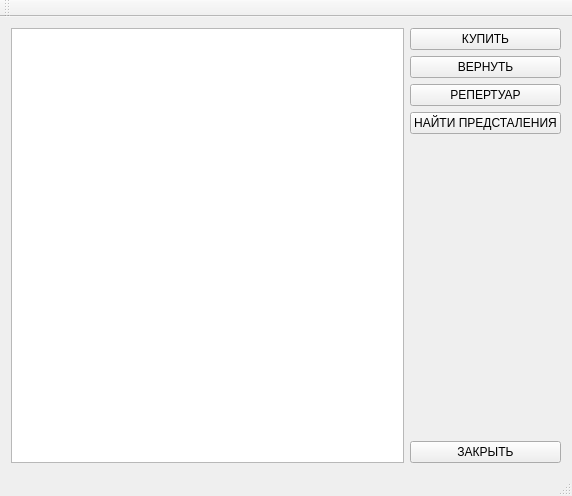
<?xml version="1.0" encoding="UTF-8"?>
<ui version="4.0">
 <class>QtDataBaseClass</class>
 <widget class="QMainWindow" name="QtDataBaseClass">
  <property name="geometry">
   <rect>
    <x>0</x>
    <y>0</y>
    <width>572</width>
    <height>496</height>
   </rect>
  </property>
  <property name="windowTitle">
   <string>Театральная касса</string>
  </property>
  <widget class="QWidget" name="centralWidget">
   <layout class="QGridLayout" name="gridLayout">
    <item row="0" column="0">
     <widget class="QTableView" name="tableView"/>
    </item>
    <item row="0" column="1">
     <layout class="QVBoxLayout" name="verticalLayout">
      <item>
       <widget class="QPushButton" name="pushButton">
        <property name="text">
         <string>КУПИТЬ</string>
        </property>
       </widget>
      </item>
      <item>
       <widget class="QPushButton" name="pushButton_2">
        <property name="text">
         <string>ВЕРНУТЬ</string>
        </property>
       </widget>
      </item>
      <item>
       <widget class="QPushButton" name="repertoire">
        <property name="text">
         <string>РЕПЕРТУАР</string>
        </property>
       </widget>
      </item>
      <item>
       <widget class="QPushButton" name="pushButton_3">
        <property name="text">
         <string>НАЙТИ ПРЕДСТАЛЕНИЯ</string>
        </property>
       </widget>
      </item>
      <item>
       <spacer name="verticalSpacer">
        <property name="orientation">
         <enum>Qt::Vertical</enum>
        </property>
        <property name="sizeHint" stdset="0">
         <size>
          <width>20</width>
          <height>40</height>
         </size>
        </property>
       </spacer>
      </item>
      <item>
       <widget class="QPushButton" name="pushButton_4">
        <property name="text">
         <string>ЗАКРЫТЬ</string>
        </property>
       </widget>
      </item>
     </layout>
    </item>
   </layout>
  </widget>
  <widget class="QMenuBar" name="menuBar">
   <property name="geometry">
    <rect>
     <x>0</x>
     <y>0</y>
     <width>572</width>
     <height>21</height>
    </rect>
   </property>
  </widget>
  <widget class="QToolBar" name="mainToolBar">
   <attribute name="toolBarArea">
    <enum>TopToolBarArea</enum>
   </attribute>
   <attribute name="toolBarBreak">
    <bool>false</bool>
   </attribute>
  </widget>
  <widget class="QStatusBar" name="statusBar"/>
 </widget>
 <layoutdefault spacing="6" margin="11"/>
 <tabstops>
  <tabstop>pushButton</tabstop>
  <tabstop>pushButton_2</tabstop>
  <tabstop>repertoire</tabstop>
  <tabstop>pushButton_3</tabstop>
  <tabstop>pushButton_4</tabstop>
  <tabstop>tableView</tabstop>
 </tabstops>
 <resources>
  <include location="qtdatabase.qrc"/>
 </resources>
 <connections>
  <connection>
   <sender>repertoire</sender>
   <signal>clicked()</signal>
   <receiver>QtDataBaseClass</receiver>
   <slot>queryRepertoire()</slot>
   <hints>
    <hint type="sourcelabel">
     <x>523</x>
     <y>123</y>
    </hint>
    <hint type="destinationlabel">
     <x>313</x>
     <y>313</y>
    </hint>
   </hints>
  </connection>
  <connection>
   <sender>pushButton_4</sender>
   <signal>clicked()</signal>
   <receiver>QtDataBaseClass</receiver>
   <slot>close()</slot>
   <hints>
    <hint type="sourcelabel">
     <x>504</x>
     <y>452</y>
    </hint>
    <hint type="destinationlabel">
     <x>461</x>
     <y>410</y>
    </hint>
   </hints>
  </connection>
  <connection>
   <sender>pushButton_3</sender>
   <signal>clicked()</signal>
   <receiver>QtDataBaseClass</receiver>
   <slot>searchStages()</slot>
   <hints>
    <hint type="sourcelabel">
     <x>467</x>
     <y>148</y>
    </hint>
    <hint type="destinationlabel">
     <x>467</x>
     <y>179</y>
    </hint>
   </hints>
  </connection>
  <connection>
   <sender>pushButton</sender>
   <signal>clicked()</signal>
   <receiver>QtDataBaseClass</receiver>
   <slot>BuyClicked()</slot>
   <hints>
    <hint type="sourcelabel">
     <x>511</x>
     <y>52</y>
    </hint>
    <hint type="destinationlabel">
     <x>433</x>
     <y>39</y>
    </hint>
   </hints>
  </connection>
  <connection>
   <sender>pushButton_2</sender>
   <signal>clicked()</signal>
   <receiver>QtDataBaseClass</receiver>
   <slot>ReturnClicked()</slot>
   <hints>
    <hint type="sourcelabel">
     <x>554</x>
     <y>87</y>
    </hint>
    <hint type="destinationlabel">
     <x>555</x>
     <y>177</y>
    </hint>
   </hints>
  </connection>
 </connections>
 <slots>
  <slot>queryRepertoire()</slot>
  <slot>searchStages()</slot>
  <slot>BuyClicked()</slot>
  <slot>ReturnClicked()</slot>
 </slots>
</ui>
